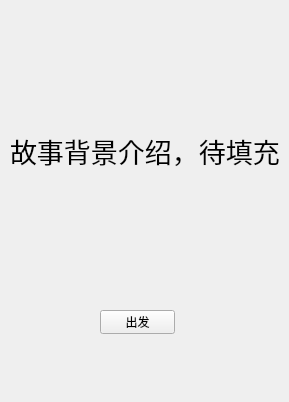
<?xml version="1.0" encoding="UTF-8"?>
<ui version="4.0">
 <class>loading</class>
 <widget class="QWidget" name="loading">
  <property name="geometry">
   <rect>
    <x>0</x>
    <y>0</y>
    <width>289</width>
    <height>402</height>
   </rect>
  </property>
  <property name="windowTitle">
   <string>Form</string>
  </property>
  <widget class="QLabel" name="label">
   <property name="geometry">
    <rect>
     <x>10</x>
     <y>90</y>
     <width>271</width>
     <height>121</height>
    </rect>
   </property>
   <property name="font">
    <font>
     <pointsize>20</pointsize>
    </font>
   </property>
   <property name="text">
    <string>故事背景介绍，待填充</string>
   </property>
  </widget>
  <widget class="QPushButton" name="begin">
   <property name="geometry">
    <rect>
     <x>100</x>
     <y>310</y>
     <width>75</width>
     <height>24</height>
    </rect>
   </property>
   <property name="text">
    <string>出发</string>
   </property>
  </widget>
 </widget>
 <resources/>
 <connections/>
</ui>
